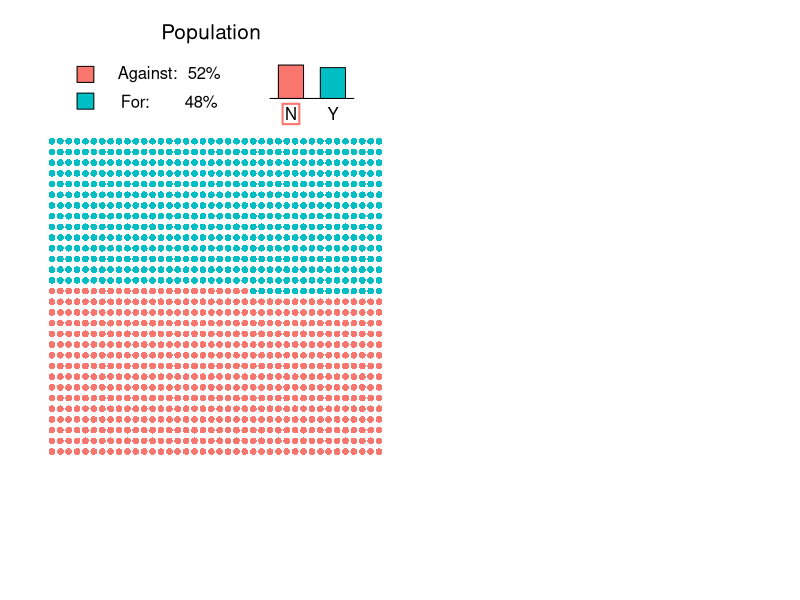
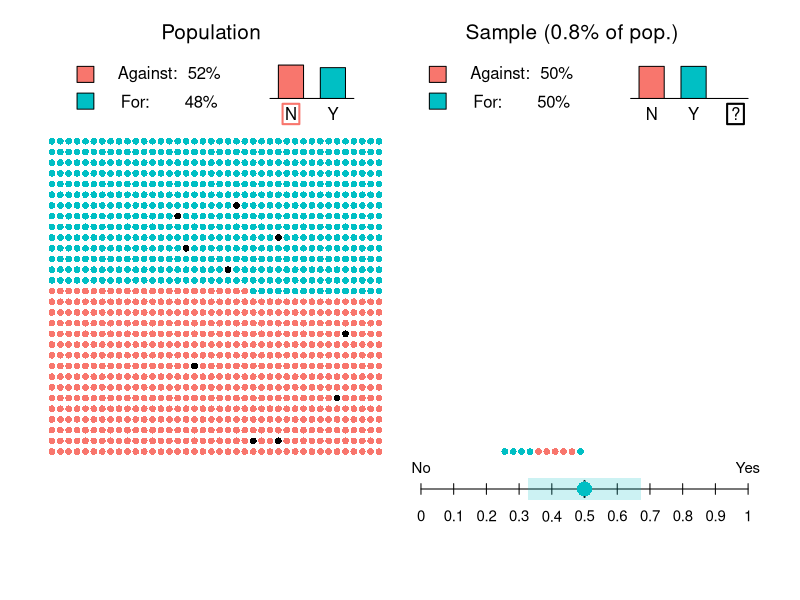
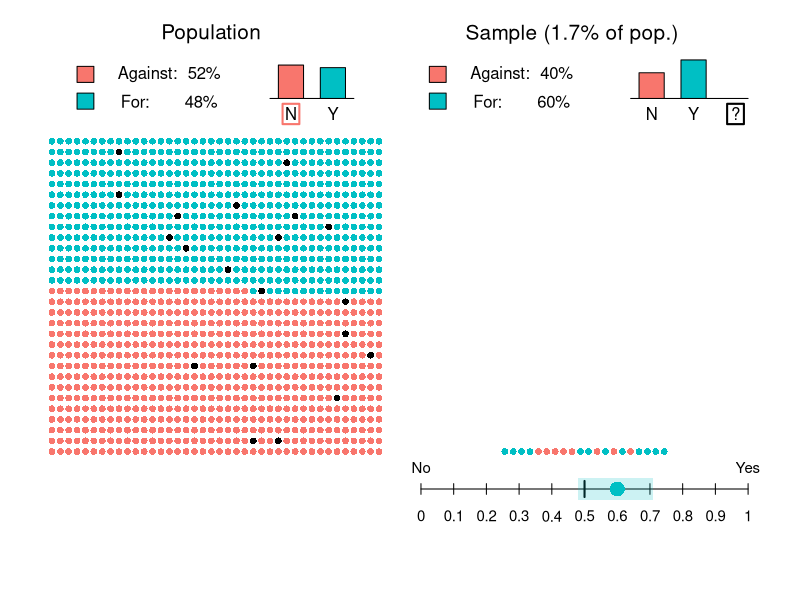
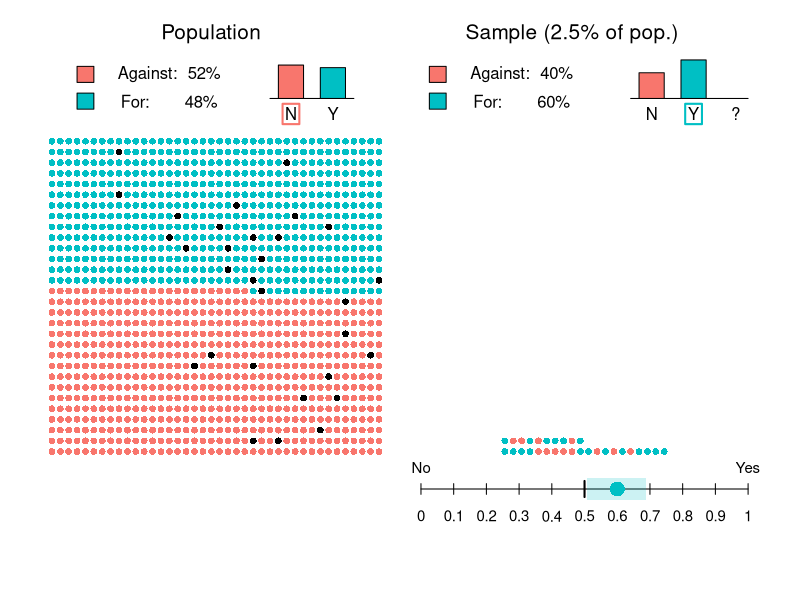
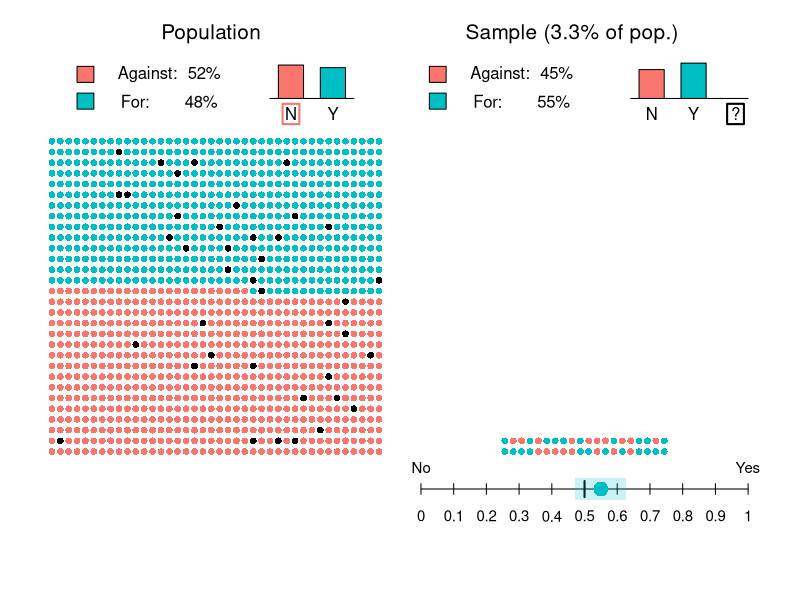
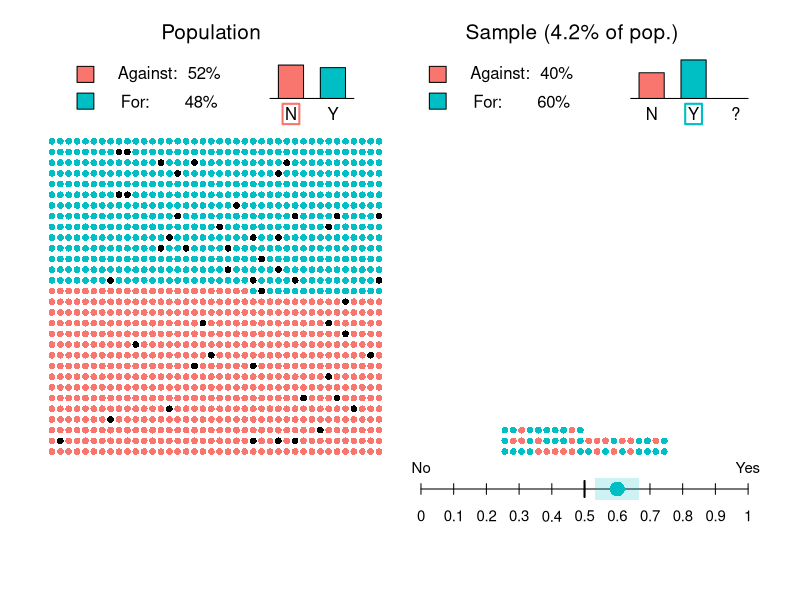
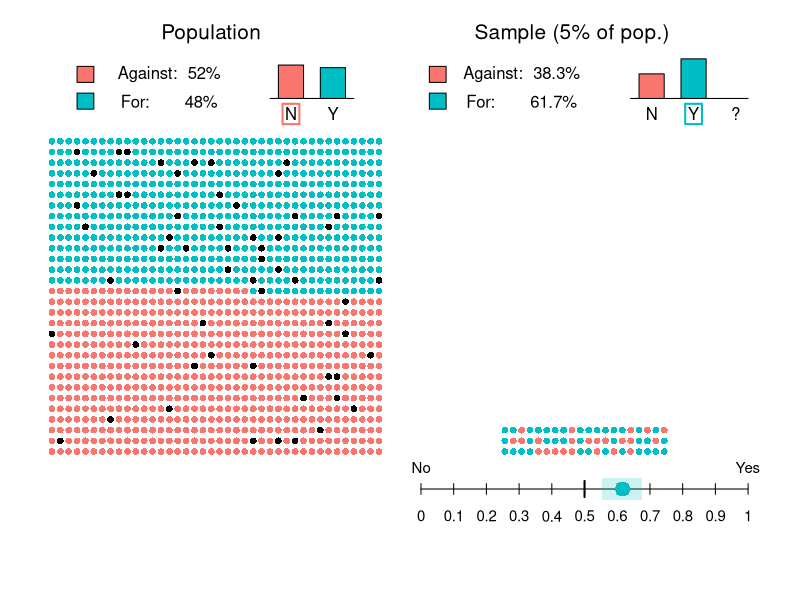
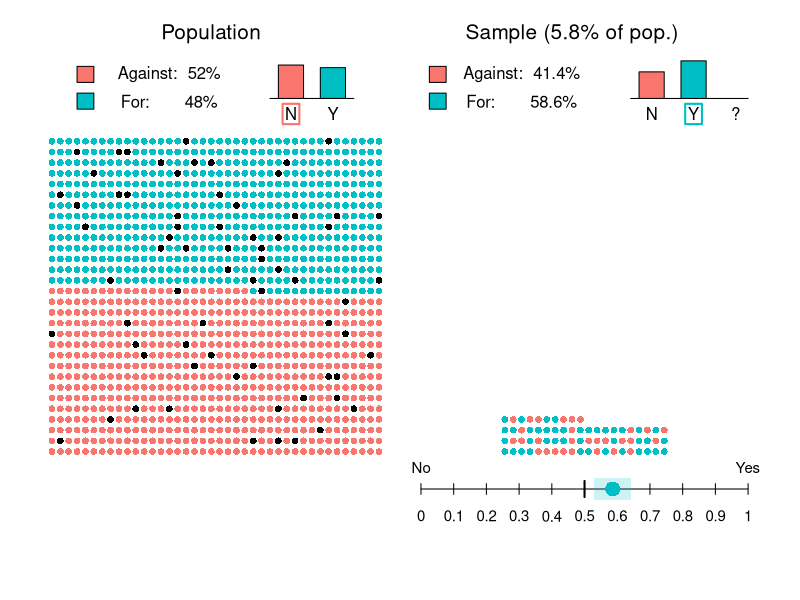

The R source for these figures, in order: (Note: this script raises an error after producing the figures.)
# code for law nature with population, sample and CI
gg_color_hue <- function(n, alpha = 1) {
  hues = seq(15, 375, length = n + 1)
  hcl(h = hues, l = 65, c = 100, alpha = alpha)[1:n]
}

cols = gg_color_hue(2, alpha = 1)
cols_trans = gg_color_hue(2, alpha = 0.2)

n1 = 30
n2 = 40
n = n1*n2
for_a = 0.52
alpha = 0.4
set.seed(16)
my_sample = sample(1:n)

# library("gifski")
# png_path <- file.path(tempdir(), "frame%03d.png")
# png(png_path, units="px", width=1600*1.4, height=1600*1.125, res=300)
par(ask = FALSE, mar = c(3.25,0.75,0.75,0.75))
nb = 61

for (k in 1:nb){
  Sys.sleep(.3)
  plot(NA, xlim = c(0, 85), ylim = c(-5, 40), ann = FALSE, axes = FALSE)
  counter = counter2 = counter3 = 0
  text(15 + 5, 40, "Population", cex = 1.25)
  lines(c(27,37), c(34,34))
  ymax1 = for_a*6 + 34
  ymax2 = (1 - for_a)*6 + 34

  rect(28, 34, 31, ymax1, col = cols[1])
  rect(33, 34, 36, ymax2, col = cols[2])

  text(29.5, 32.6, "N")
  text(34.5, 32.6, "Y")
  rect(29.5 - 1, 32.6 - 1, 29 + 1.5, 32 + 1.5, border = cols[1], lwd = 2)
  rect(4, 35.5, 6, 37, col = cols[1])
  rect(4, 33, 6, 34.5, col = cols[2])

  text(15, 35.5/2 + 37/2, paste("Against:  ",100*for_a, "%", sep = ""))
  text(15, 35.5/2 + 37/2 - 2.5, paste("For:       ",100*(1-for_a), "%", sep = ""))

  for (i in 1:30){
    for (j in 1:40){
      counter = counter + 1
      if (counter <= n*for_a){
        points(j,i, col = cols[1], pch = 16, cex = 0.9)
      }else{
        points(j,i, col = cols[2], pch = 16, cex = 0.9)
      }
    }
  }


  if (k > 1){
    for (l in 1:(k-1)){
      for (h in 1:10){
        counter2 = counter2 + 1
        pos = my_sample[10*(l-1) + h]
        mod = pos %% n2
        ypos = floor(pos/n2) + 1
        if (ypos > n1){
          ypos = n1
        }
        points(mod + 1, ypos, col = 1, pch = 16, cex = 0.9)
      }
    }

    for (g in 1:counter2){
      if (my_sample[g] <= n*for_a){
        points((g-1) %% (n2/2) + 55, floor((g-1)/(n2/2)) + 1, col = cols[1], pch = 16, cex = 0.9)
      }else{
        counter3 = counter3 + 1
        points((g-1) %% (n2/2) + 55, floor((g-1)/(n2/2)) + 1, col = cols[2], pch = 16, cex = 0.9)
      }
    }

    delta = 43
    text(15 + delta + 5, 40, paste("Sample (", round(counter2/n*100, 1), "% of pop.)", sep = ""), cex = 1.25)
    lines(c(27,41) + delta, c(34,34))
    ymax1 = (1-counter3/counter2)*6 + 34
    ymax2 = (counter3/counter2)*6 + 34

    rect(28 + delta, 34, 31 + delta, ymax1, col = cols[1])
    rect(33 + delta, 34, 36 + delta, ymax2, col = cols[2])

    text(29.5 + delta, 32.6, "N")
    text(34.5 + delta, 32.6, "Y")
    text(39.5 + delta, 32.6, "?")

    rect(4 + delta -1, 35.5, 6 + delta - 1, 37, col = cols[1])
    rect(4 + delta -1, 33, 6 + delta - 1, 34.5, col = cols[2])

    text(15 + delta -1, 35.5/2 + 37/2, paste("Against:  ",round(100*(1 - counter3/counter2),1), "%", sep = ""))
    text(15 + delta -1 , 35.5/2 + 37/2 - 2.5, paste("For:       ",round(100*(counter3/counter2),1), "%", sep = ""))

    if (qbeta(1 - alpha/2, counter3 + 1, counter2 - counter3) < 0.5 || qbeta(alpha/2, counter3, counter2 - counter3 + 1) > 0.5){
      if (counter3/counter2 < 0.5){
        rect(29.5 + delta - 1, 32.6 - 1, 29 + delta + 1.5, 32 + 1.5, border = cols[1], lwd = 2)
      }else{
        if (counter3/counter2 > 0.5){
          rect(34.5 + delta - 1, 32.6 - 1, 34 + delta + 1.5, 32 + 1.5, border = cols[2], lwd = 2)
        }
        else{
          rect(34.5 + 5 + delta - 1, 32.6 - 1, 34 + 5 + delta + 1.5, 32 + 1.5, border = 1, lwd = 2)
        }
      }
    }else{
      rect(34.5 + 5 + delta - 1, 32.6 - 1, 34 + 5 + delta + 1.5, 32 + 1.5, border = 1, lwd = 2)
    }



    prop_min = 55 - 10
    prop_max = 74 + 10
    prop_y = -2.5
    delta_y_prop = 0.5
    lines(c(prop_min, prop_max), c(prop_y, prop_y))
    d = prop_max - prop_min

    for (u in 0:10){
      lines(c(prop_min, prop_min) + u/10*d, c(prop_y - delta_y_prop,prop_y+delta_y_prop))
      text(prop_min + u/10*d, -5, u/10, cex = 0.9)
    }

    lines(c(prop_min,prop_min) + 5/10*d, c(prop_y - 1.5*delta_y_prop,prop_y+1.5*delta_y_prop), lwd = 2)
    text(prop_min, -0.5, "No", cex = 0.9)
    text(prop_min + d, -0.5, "Yes", cex = 0.9)

    if (counter3/counter2 >= 0.5){
      points(prop_min + counter3/counter2*d, prop_y, col = cols[2], cex = 2, pch = 16)
      rect(prop_min + d*qbeta(1 - alpha/2, counter3 + 1, counter2 - counter3), prop_y - 1, prop_min + d*qbeta(alpha/2, counter3, counter2 - counter3 + 1), prop_y + 1, col = cols_trans[2], border = "NA")
    }else{
      points(prop_min + counter3/counter2*d, prop_y, col = cols[1], cex = 2, pch = 16)
      rect(prop_min + d*qbeta(1 - alpha/2, counter3 + 1, counter2 - counter3), prop_y - 1, prop_min + d*qbeta(alpha/2, counter3, counter2 - counter3 + 1), prop_y + 1, col = cols_trans[1], border = "NA")
    }

  }


}


dev.off()


png_files <- sprintf(png_path, 1:nb)
gif_file <- tempfile(fileext = ".gif")
gifski(png_files, "GIF/sample60.gif", delay = 0.25, progress = FALSE)
unlink(png_files)
utils::browseURL(gif_file)



